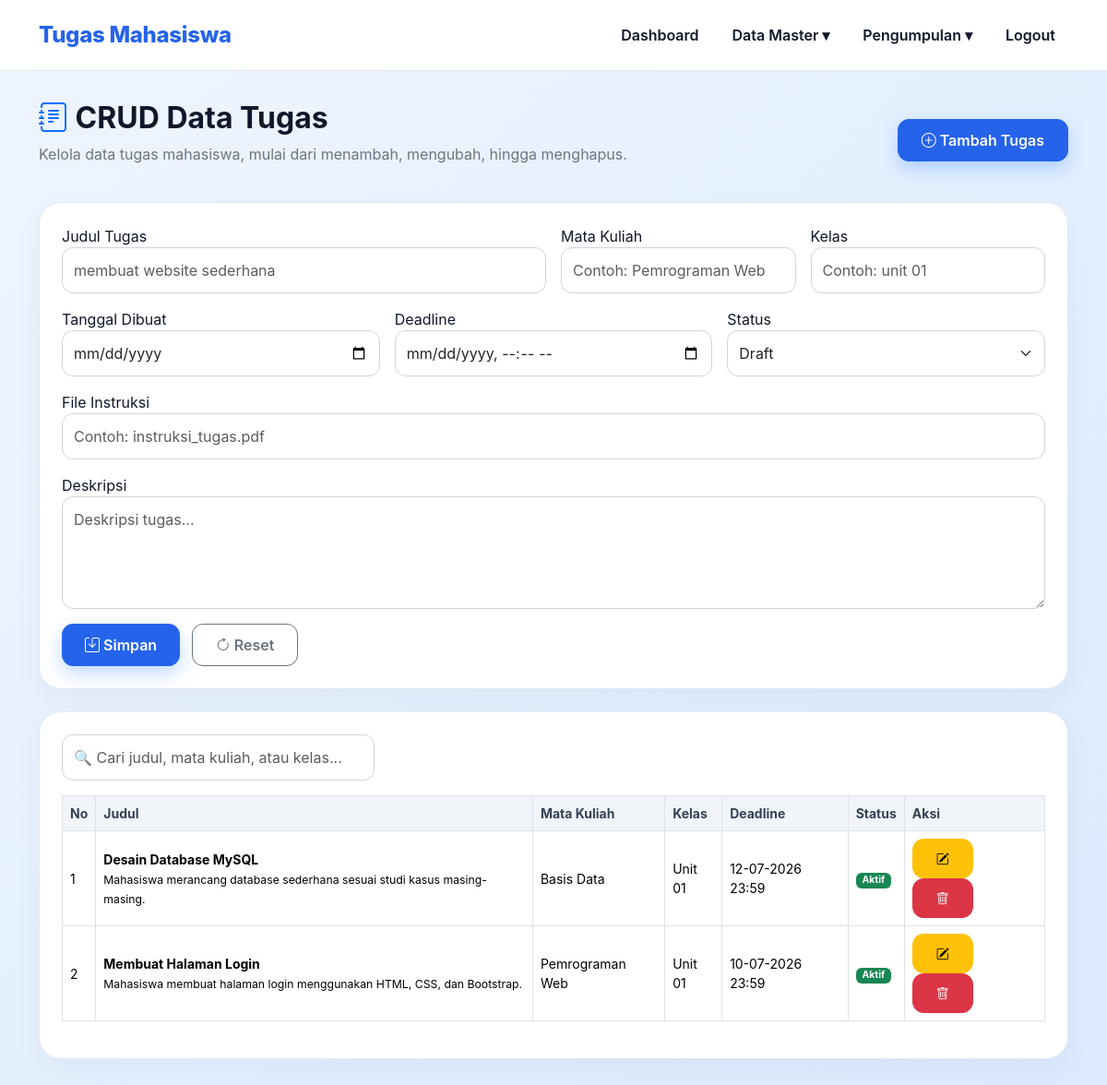
Before: /tugas.php with the older database file.
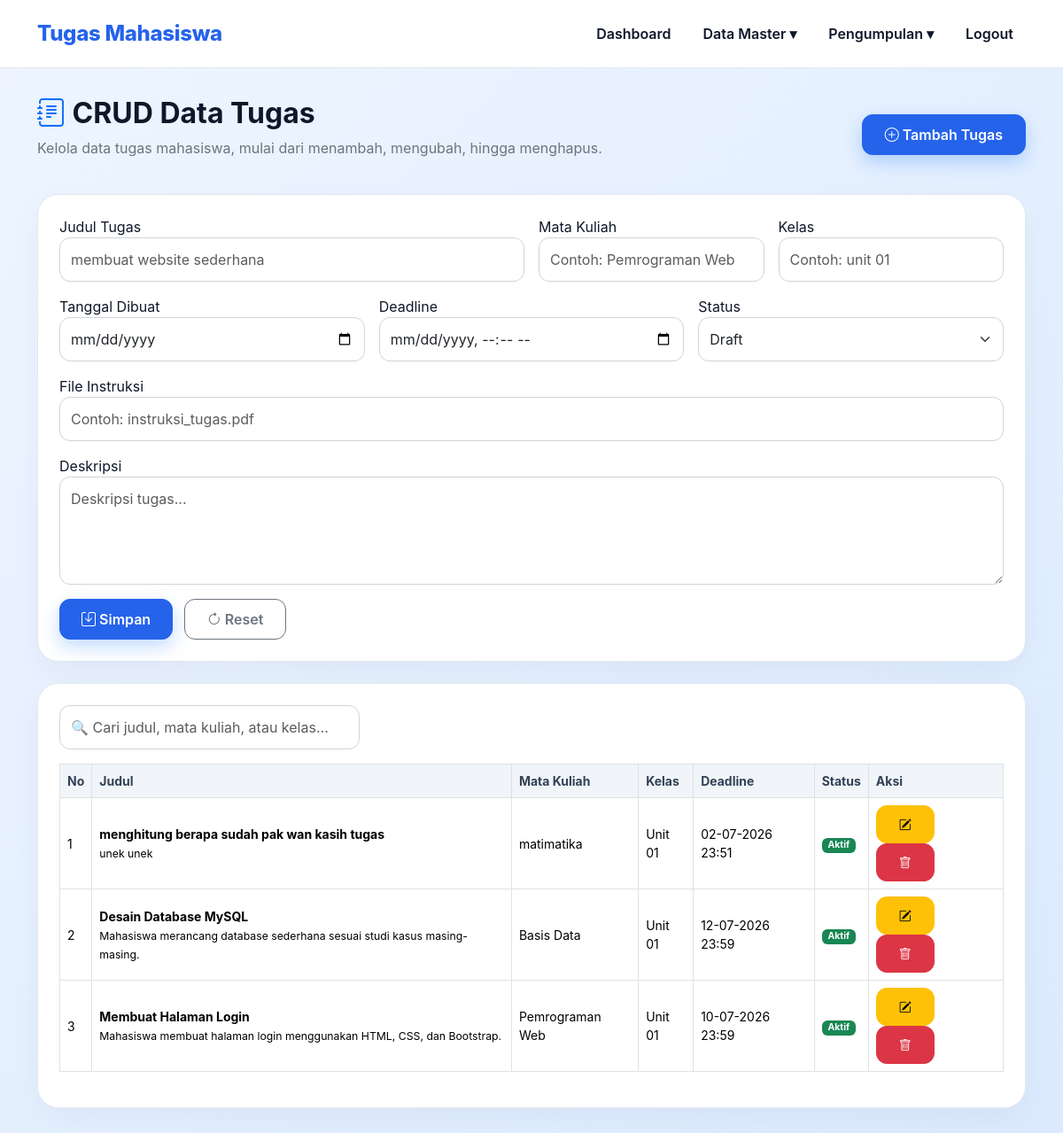
After: the same page with the newer database file.
### tables this page shows
CREATE TABLE `tugas` (
  `id_tugas` int(11) NOT NULL,
  `judul_tugas` varchar(150) NOT NULL,
  `deskripsi` text NOT NULL,
  `mata_kuliah` varchar(100) NOT NULL,
  `kelas` varchar(20) NOT NULL,
  `tanggal_dibuat` date NOT NULL,
  `deadline` datetime NOT NULL,
  `file_instruksi` varchar(255) DEFAULT NULL,
  `status_tugas` enum('draft','aktif','selesai') DEFAULT 'aktif',
  `id_user` int(11) DEFAULT NULL,
  `created_at` timestamp NOT NULL DEFAULT current_timestamp()
);

### tugas.php (the view, shortened to what the changed rows need)
<?php
include 'koneksi.php';
$data = mysqli_query($koneksi, "SELECT * FROM tugas ORDER BY id_tugas DESC");
?>
<!DOCTYPE html>
<html lang="id">
<head>
    <link href="https://cdn.jsdelivr.net/npm/bootstrap@5.3.3/dist/css/bootstrap.min.css" rel="stylesheet">
    <link rel="stylesheet" href="https://cdn.jsdelivr.net/npm/bootstrap-icons@1.11.3/font/bootstrap-icons.min.css">
    <link href="assets/css/style.css" rel="stylesheet">
</head>
<body>
<main class="page-section">
    <div class="container">
        <div class="d-flex justify-content-between align-items-center mb-4">
            <div>
                <h2 class="fw-bold">
                    <i class="bi bi-journal-text text-primary"></i>
                    CRUD Data Tugas
                </h2>
            </div>
        </div>
    <section class="content-card p-4">
        <div class="table-responsive">
            <table class="table table-bordered table-search">
                <thead>
                    <tr>
                        <th>No</th>
                        <th>Judul</th>
                        <th>Mata Kuliah</th>
                        <th>Kelas</th>
                        <th>Deadline</th>
                        <th>Status</th>
                        <th>Aksi</th>
                    </tr>
                </thead>
                <tbody>
<?php
$no = 1;
while ($row = mysqli_fetch_assoc($data)) {
?>
  <tr>
    <td><?= $no++; ?></td>
    <td>
        <strong><?= $row['judul_tugas']; ?></strong><br>
        <small><?= $row['deskripsi']; ?></small>
    </td>
    <td><?= $row['mata_kuliah']; ?></td>
    <td><?= $row['kelas']; ?></td>
    <td><?= date('d-m-Y H:i', strtotime($row['deadline'])); ?></td>
    <td>
        <?php if ($row['status_tugas'] == "aktif") { ?>
            <span class="badge bg-success">Aktif</span>
        <?php } elseif ($row['status_tugas'] == "draft") { ?>
            <span class="badge bg-warning text-dark">Draft</span>
        <?php } else { ?>
            <span class="badge bg-secondary">Selesai</span>
        <?php } ?>
    </td>
       <td>
        <a href="edit_tugas.php?id=<?= $row['id_tugas']; ?>" class="btn btn-warning btn-sm">
            <i class="bi bi-pencil-square"></i>
        </a>
         <a href="hapus_tugas.php?id=<?= $row['id_tugas']; ?>"
         class="btn btn-danger btn-sm"
         onclick="return confirm('Yakin ingin menghapus data ini?')">
         <i class="bi bi-trash"></i>
        </a>
    </td>
</tr>
<?php } ?>
</tbody>
</table>
</div>
</section>
</div>
</main>
</body>
</html>

Changed rows visible on the page:
added tugas: judul_tugas "menghitung berapa sudah pak wan kasih tugas", deskripsi "unek unek", mata_kuliah "matimatika", kelas "Unit 01", deadline "02-07-2026 23:51", status_tugas "Aktif"
